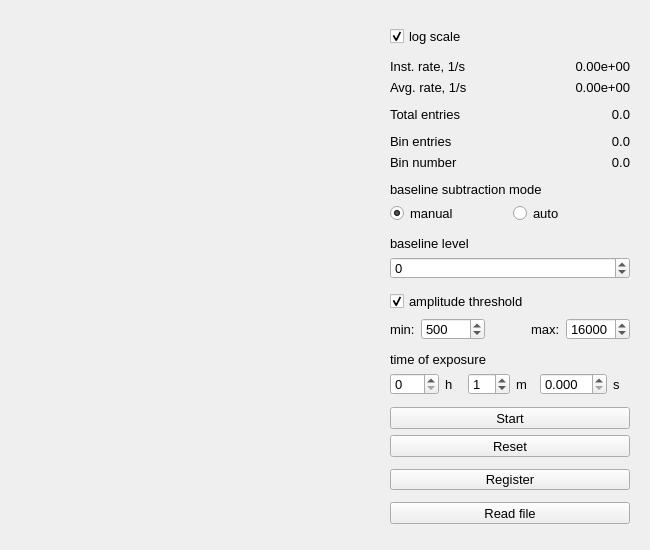
<?xml version="1.0" encoding="UTF-8"?>
<ui version="4.0">
 <class>MCPHAHist</class>
 <widget class="QWidget" name="MCPHAHist">
  <property name="geometry">
   <rect>
    <x>0</x>
    <y>0</y>
    <width>650</width>
    <height>550</height>
   </rect>
  </property>
  <property name="minimumSize">
   <size>
    <width>650</width>
    <height>550</height>
   </size>
  </property>
  <property name="windowTitle">
   <string>Form</string>
  </property>
  <property name="autoFillBackground">
   <bool>true</bool>
  </property>
  <layout class="QGridLayout" name="gridLayout">
   <item row="0" column="0">
    <widget class="QWidget" name="plotWidget" native="true">
     <property name="sizePolicy">
      <sizepolicy hsizetype="Expanding" vsizetype="Preferred">
       <horstretch>0</horstretch>
       <verstretch>0</verstretch>
      </sizepolicy>
     </property>
     <property name="minimumSize">
      <size>
       <width>0</width>
       <height>0</height>
      </size>
     </property>
     <layout class="QVBoxLayout" name="plotLayout"/>
    </widget>
   </item>
   <item row="0" column="1">
    <widget class="QWidget" name="controlWidget" native="true">
     <property name="sizePolicy">
      <sizepolicy hsizetype="Maximum" vsizetype="Preferred">
       <horstretch>0</horstretch>
       <verstretch>0</verstretch>
      </sizepolicy>
     </property>
     <property name="minimumSize">
      <size>
       <width>210</width>
       <height>0</height>
      </size>
     </property>
     <property name="font">
      <font>
       <pointsize>10</pointsize>
      </font>
     </property>
     <layout class="QFormLayout" name="formLayout">
      <property name="fieldGrowthPolicy">
       <enum>QFormLayout::AllNonFixedFieldsGrow</enum>
      </property>
      <item row="0" column="0">
       <spacer name="spacer_0">
        <property name="orientation">
         <enum>Qt::Vertical</enum>
        </property>
        <property name="sizeHint" stdset="0">
         <size>
          <width>20</width>
          <height>40</height>
         </size>
        </property>
       </spacer>
      </item>
      <item row="1" column="0">
       <widget class="QCheckBox" name="logCheck">
        <property name="text">
         <string>log scale</string>
        </property>
        <property name="checked">
         <bool>true</bool>
        </property>
       </widget>
      </item>
      <item row="2" column="0">
       <spacer name="spacer_1">
        <property name="orientation">
         <enum>Qt::Vertical</enum>
        </property>
        <property name="sizeHint" stdset="0">
         <size>
          <width>20</width>
          <height>40</height>
         </size>
        </property>
       </spacer>
      </item>
      <item row="3" column="0">
       <widget class="QLabel" name="instLabel">
        <property name="text">
         <string>Inst. rate, 1/s</string>
        </property>
       </widget>
      </item>
      <item row="3" column="1">
       <widget class="QLabel" name="instValue">
        <property name="text">
         <string>0.00e+00</string>
        </property>
        <property name="alignment">
         <set>Qt::AlignRight|Qt::AlignTrailing|Qt::AlignVCenter</set>
        </property>
       </widget>
      </item>
      <item row="4" column="0">
       <widget class="QLabel" name="avgLabel">
        <property name="text">
         <string>Avg. rate, 1/s</string>
        </property>
       </widget>
      </item>
      <item row="4" column="1">
       <widget class="QLabel" name="avgValue">
        <property name="text">
         <string>0.00e+00</string>
        </property>
        <property name="alignment">
         <set>Qt::AlignRight|Qt::AlignTrailing|Qt::AlignVCenter</set>
        </property>
       </widget>
      </item>
      <item row="5" column="0">
       <spacer name="spacer_2">
        <property name="orientation">
         <enum>Qt::Vertical</enum>
        </property>
        <property name="sizeHint" stdset="0">
         <size>
          <width>20</width>
          <height>40</height>
         </size>
        </property>
       </spacer>
      </item>
      <item row="6" column="0">
       <widget class="QLabel" name="totalLabel">
        <property name="text">
         <string>Total entries</string>
        </property>
       </widget>
      </item>
      <item row="6" column="1">
       <widget class="QLabel" name="totalValue">
        <property name="text">
         <string>0.0</string>
        </property>
        <property name="alignment">
         <set>Qt::AlignRight|Qt::AlignTrailing|Qt::AlignVCenter</set>
        </property>
       </widget>
      </item>
      <item row="7" column="0">
       <spacer name="spacer_3">
        <property name="orientation">
         <enum>Qt::Vertical</enum>
        </property>
        <property name="sizeHint" stdset="0">
         <size>
          <width>20</width>
          <height>40</height>
         </size>
        </property>
       </spacer>
      </item>
      <item row="8" column="0">
       <widget class="QLabel" name="axisyLabel">
        <property name="text">
         <string>Bin entries</string>
        </property>
       </widget>
      </item>
      <item row="8" column="1">
       <widget class="QLabel" name="axisyValue">
        <property name="text">
         <string>0.0</string>
        </property>
        <property name="alignment">
         <set>Qt::AlignRight|Qt::AlignTrailing|Qt::AlignVCenter</set>
        </property>
       </widget>
      </item>
      <item row="9" column="0">
       <widget class="QLabel" name="axisxLabel">
        <property name="text">
         <string>Bin number</string>
        </property>
       </widget>
      </item>
      <item row="9" column="1">
       <widget class="QLabel" name="axisxValue">
        <property name="text">
         <string>0.0</string>
        </property>
        <property name="alignment">
         <set>Qt::AlignRight|Qt::AlignTrailing|Qt::AlignVCenter</set>
        </property>
       </widget>
      </item>
      <item row="10" column="0">
       <spacer name="spacer_4">
        <property name="orientation">
         <enum>Qt::Vertical</enum>
        </property>
        <property name="sizeHint" stdset="0">
         <size>
          <width>20</width>
          <height>40</height>
         </size>
        </property>
       </spacer>
      </item>
      <item row="11" column="0">
       <widget class="QLabel" name="baseLabel">
        <property name="text">
         <string>baseline subtraction mode</string>
        </property>
       </widget>
      </item>
      <item row="12" column="0" colspan="2">
       <widget class="QWidget" name="baseWidget" native="true">
        <layout class="QGridLayout" name="gridLayout_3">
         <property name="leftMargin">
          <number>0</number>
         </property>
         <property name="topMargin">
          <number>0</number>
         </property>
         <property name="rightMargin">
          <number>0</number>
         </property>
         <property name="bottomMargin">
          <number>0</number>
         </property>
         <item row="0" column="0">
          <widget class="QRadioButton" name="radioButton">
           <property name="text">
            <string>manual</string>
           </property>
           <property name="checked">
            <bool>true</bool>
           </property>
          </widget>
         </item>
         <item row="0" column="1">
          <widget class="QRadioButton" name="radioButton_2">
           <property name="text">
            <string>auto</string>
           </property>
           <property name="checked">
            <bool>false</bool>
           </property>
          </widget>
         </item>
        </layout>
       </widget>
      </item>
      <item row="13" column="0">
       <spacer name="spacer_5">
        <property name="orientation">
         <enum>Qt::Vertical</enum>
        </property>
        <property name="sizeHint" stdset="0">
         <size>
          <width>20</width>
          <height>40</height>
         </size>
        </property>
       </spacer>
      </item>
      <item row="14" column="0">
       <widget class="QLabel" name="levelLabel">
        <property name="text">
         <string>baseline level</string>
        </property>
       </widget>
      </item>
      <item row="15" column="0" colspan="2">
       <widget class="QSpinBox" name="levelValue">
        <property name="minimum">
         <number>-16380</number>
        </property>
        <property name="maximum">
         <number>16380</number>
        </property>
        <property name="singleStep">
         <number>10</number>
        </property>
       </widget>
      </item>
      <item row="16" column="0">
       <spacer name="spacer_6">
        <property name="orientation">
         <enum>Qt::Vertical</enum>
        </property>
        <property name="sizeHint" stdset="0">
         <size>
          <width>20</width>
          <height>40</height>
         </size>
        </property>
       </spacer>
      </item>
      <item row="17" column="0" colspan="2">
       <widget class="QCheckBox" name="thrsCheck">
        <property name="text">
         <string>amplitude threshold</string>
        </property>
        <property name="checked">
         <bool>true</bool>
        </property>
       </widget>
      </item>
      <item row="18" column="0" colspan="2">
       <widget class="QWidget" name="thrsWidget" native="true">
        <layout class="QGridLayout" name="gridLayout_2">
         <property name="leftMargin">
          <number>0</number>
         </property>
         <property name="topMargin">
          <number>0</number>
         </property>
         <property name="rightMargin">
          <number>0</number>
         </property>
         <property name="bottomMargin">
          <number>0</number>
         </property>
         <item row="0" column="3">
          <widget class="QLabel" name="thrsmaxLabel">
           <property name="text">
            <string>max:</string>
           </property>
          </widget>
         </item>
         <item row="0" column="4">
          <widget class="QSpinBox" name="thrsmaxValue">
           <property name="maximum">
            <number>16380</number>
           </property>
           <property name="singleStep">
            <number>11</number>
           </property>
           <property name="value">
            <number>16000</number>
           </property>
          </widget>
         </item>
         <item row="0" column="1">
          <widget class="QSpinBox" name="thrsminValue">
           <property name="maximum">
            <number>16380</number>
           </property>
           <property name="value">
            <number>500</number>
           </property>
          </widget>
         </item>
         <item row="0" column="0">
          <widget class="QLabel" name="thrsminLabel">
           <property name="text">
            <string>min:</string>
           </property>
          </widget>
         </item>
         <item row="0" column="2">
          <spacer name="spacer_14">
           <property name="orientation">
            <enum>Qt::Horizontal</enum>
           </property>
           <property name="sizeHint" stdset="0">
            <size>
             <width>40</width>
             <height>20</height>
            </size>
           </property>
          </spacer>
         </item>
        </layout>
       </widget>
      </item>
      <item row="19" column="0">
       <spacer name="spacer_7">
        <property name="orientation">
         <enum>Qt::Vertical</enum>
        </property>
        <property name="sizeHint" stdset="0">
         <size>
          <width>20</width>
          <height>40</height>
         </size>
        </property>
       </spacer>
      </item>
      <item row="20" column="0">
       <widget class="QLabel" name="label">
        <property name="text">
         <string>time of exposure</string>
        </property>
       </widget>
      </item>
      <item row="21" column="0" colspan="2">
       <widget class="QWidget" name="timeWidget" native="true">
        <layout class="QGridLayout" name="gridLayout_4">
         <property name="leftMargin">
          <number>0</number>
         </property>
         <property name="topMargin">
          <number>0</number>
         </property>
         <property name="rightMargin">
          <number>0</number>
         </property>
         <property name="bottomMargin">
          <number>0</number>
         </property>
         <item row="0" column="0">
          <widget class="QSpinBox" name="hourValue">
           <property name="maximum">
            <number>999</number>
           </property>
          </widget>
         </item>
         <item row="0" column="1">
          <widget class="QLabel" name="hourLabel">
           <property name="text">
            <string>h</string>
           </property>
          </widget>
         </item>
         <item row="0" column="2">
          <widget class="QSpinBox" name="minValue">
           <property name="maximum">
            <number>59</number>
           </property>
           <property name="value">
            <number>1</number>
           </property>
          </widget>
         </item>
         <item row="0" column="3">
          <widget class="QLabel" name="minLabel">
           <property name="text">
            <string>m</string>
           </property>
          </widget>
         </item>
         <item row="0" column="4">
          <widget class="QDoubleSpinBox" name="secValue">
           <property name="decimals">
            <number>3</number>
           </property>
           <property name="maximum">
            <double>59.999000000000002</double>
           </property>
          </widget>
         </item>
         <item row="0" column="5">
          <widget class="QLabel" name="secLabel">
           <property name="text">
            <string>s</string>
           </property>
          </widget>
         </item>
        </layout>
       </widget>
      </item>
      <item row="22" column="0">
       <spacer name="spacer_8">
        <property name="orientation">
         <enum>Qt::Vertical</enum>
        </property>
        <property name="sizeHint" stdset="0">
         <size>
          <width>20</width>
          <height>40</height>
         </size>
        </property>
       </spacer>
      </item>
      <item row="23" column="0" colspan="2">
       <widget class="QPushButton" name="startButton">
        <property name="text">
         <string>Start</string>
        </property>
       </widget>
      </item>
      <item row="24" column="0" colspan="2">
       <widget class="QPushButton" name="resetButton">
        <property name="text">
         <string>Reset</string>
        </property>
       </widget>
      </item>
      <item row="25" column="0">
       <spacer name="spacer_9">
        <property name="orientation">
         <enum>Qt::Vertical</enum>
        </property>
        <property name="sizeHint" stdset="0">
         <size>
          <width>20</width>
          <height>40</height>
         </size>
        </property>
       </spacer>
      </item>
      <item row="26" column="0" colspan="2">
       <widget class="QPushButton" name="saveButton">
        <property name="text">
         <string>Register</string>
        </property>
       </widget>
      </item>
      <item row="27" column="0">
       <spacer name="spacer_10">
        <property name="orientation">
         <enum>Qt::Vertical</enum>
        </property>
        <property name="sizeHint" stdset="0">
         <size>
          <width>20</width>
          <height>40</height>
         </size>
        </property>
       </spacer>
      </item>
      <item row="28" column="0" colspan="2">
       <widget class="QPushButton" name="readButton">
        <property name="text">
         <string>Read file</string>
        </property>
       </widget>
      </item>
      <item row="29" column="0">
       <spacer name="spacer_11">
        <property name="orientation">
         <enum>Qt::Vertical</enum>
        </property>
        <property name="sizeHint" stdset="0">
         <size>
          <width>20</width>
          <height>40</height>
         </size>
        </property>
       </spacer>
      </item>
     </layout>
    </widget>
   </item>
  </layout>
 </widget>
 <resources/>
 <connections/>
</ui>
